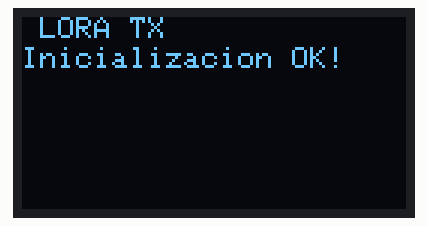
This sketch was run on a simulated ESP32. On the bench: 128×64 one-colour display. Random numbers use the default seed unless the sketch sets one; no radio packets arrive unless stated; what the sketch prints to the serial monitor is not drawn.

Above: at 0.2 s.
At 2.2 s:
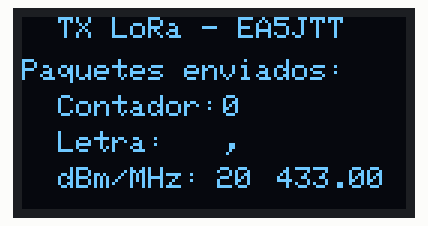
At 6.6 s:
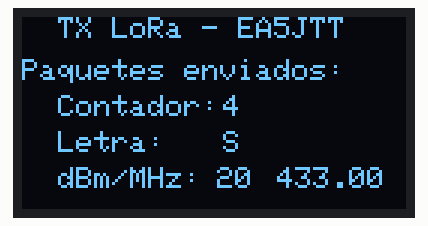
At 17.4 s:
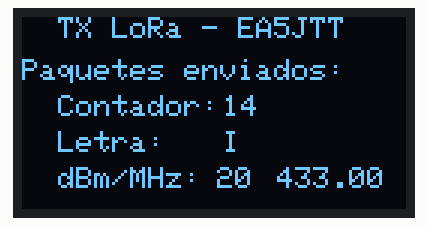
At 26.1 s:
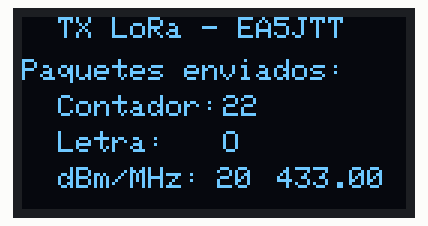
At 37.0 s:
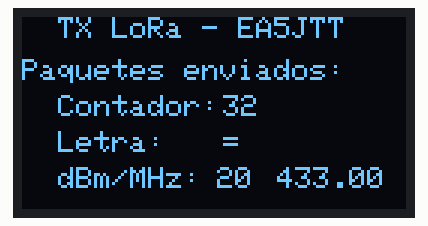

The sketch:

TX_LoRa_TXT.ino
```cpp
// Programa original de Club Robotica Granada
// https://clubroboticagranada.github.io/democratizandoCansat/comunicaciones_lora.html
// Modificado por EA5JTT
// 20250303 Mofificados pinout y reboot continuo para LilyGo T-Display (Lilygo ESP32 LoRa433 T3V161)
// 20250303 Envio letras aleatorias
//
/*
 * Copyright (C) 2025 Juan Pablo Sanchez EA5JTT
 *
 * This program is free software; you can redistribute it and/or modify
 * it under the terms of the GNU General Public License version 2
 * as published by the Free Software Foundation.
 *
 * This program is distributed in the hope that it will be useful,
 * but WITHOUT ANY WARRANTY; without even the implied warranty of
 * MERCHANTABILITY or FITNESS FOR A PARTICULAR PURPOSE. See the
 * GNU General Public License for more details.
 *
 * You should have received a copy of the GNU General Public License
 * along with this program; if not, write to the Free Software
 * Foundation, Inc., 59 Temple Place, Suite 330, Boston, MA 02111-1307 USA
 */
//Libraries for LoRa
#include <SPI.h>
#include <LoRa.h>

//Libraries for OLED Display
#include <Wire.h>
#include <Adafruit_GFX.h>
#include <Adafruit_SSD1306.h>

#define LED 25

//define the pins used by the LoRa transceiver module
#define SCK 5
#define MISO 19
#define MOSI 27
#define SS 18
//#define RST 23
#define RST 12
#define DIO0 26

// LoRa frecuency
//
// EU433 (433.05 - 434.79 MHz) (Free transmision)
// ETSI has defined 433 to 434 MHz frequency band for LoRa application.
// It uses 433.175 MHz, 433.375 MHz and 433.575 MHz frequency channels.
//
// EU863 (863 - 870 MHz) (Free transmision)
//
// REST WORLD:
//433E6 for Asia
// 866E6 for Europe
// 915E6 for North America
//
// HAM band (only with license)
// 2m 144 - 146 MHz Beacon in 144.400 - 144.491
// 70 cm 430 - 440 MHz BEacon in 432.400 - 432.490
//
// PMR band (Free transmision)
// PMR 446 446.400 - 446.490


//#define BAND 866E6
#define BAND 433E6
// Max TX Power in Lyligo ESP32 LoRa is 20 dBm = 100 mW
// Tested:  11dBm 12,5 mW, 14 25 mW, 17dBm 50 mW, 20 dBm 100 mW
#define TX_DBM 20

//OLED pins
#define OLED_SDA 21
#define OLED_SCL 22
#define OLED_RST 16
#define SCREEN_WIDTH 128 // OLED display width, in pixels
#define SCREEN_HEIGHT 64 // OLED display height, in pixels

//contador de tiempo
int counter=0;
String letra=" ";

// for random characters generation
const char alphabet[] = "ABCDEFGHIJKLMNOPQRSTUVWXYZ0123456789.,;:/?=";
const int alphabetLength = sizeof(alphabet) - 1;  // -1 para evitar el carácter nulo

//creacion de pantalla (objeto display)
Adafruit_SSD1306 display(SCREEN_WIDTH, SCREEN_HEIGHT, &Wire, OLED_RST);


void setup() {

  Serial.begin(115200);
  Serial.println("Prueba de envio LoRa");

  //reset OLED display via software
  //pinMode(OLED_RST, OUTPUT);
  //digitalWrite(OLED_RST, LOW);
  //delay(20);
  //digitalWrite(OLED_RST, HIGH);

  //initialize OLED
  Wire.begin(OLED_SDA, OLED_SCL);
  if(!display.begin(SSD1306_SWITCHCAPVCC, 0x3c, false, false)) { // Address 0x3C for 128x32
    Serial.println(F("SSD1306 allocation failed"));
    for(;;); // Don't proceed, loop forever
  }

  display.clearDisplay();
  display.setTextColor(WHITE);
  display.setTextSize(1);
  display.setCursor(0,0);
  display.print(" LORA TX ");
  display.display();

  //SPI LoRa pins
  SPI.begin(SCK, MISO, MOSI, SS);
  //setup LoRa transceiver module
  LoRa.setPins(SS, RST, DIO0);

  if (!LoRa.begin(BAND)) {
    display.setCursor(0,10);
    display.print("Starting LoRa failed!");
    display.display();
    Serial.println("Starting LoRa failed!");
    while (1);
    randomSeed(analogRead(0));
  }
  //Serial.println("LoRa Inicializacion OK!");
  LoRa.setTxPower(TX_DBM);
  display.setCursor(0,10);
  display.print("Inicializacion OK!");
  display.display();
  delay(2000);
}

void loop() {
  digitalWrite(LED, HIGH);  // LED on
  envia_lora();
  envia_oled();
  counter++;
  digitalWrite(LED, LOW);  // LED off
  delay(1000);
}
//funciones

void envia_lora(){//Send LoRa packet to receiver
  LoRa.beginPacket();
  int randomIndex1 = random(0, alphabetLength);
  letra = alphabet[randomIndex1];  // Array for character and terminal sign
  LoRa.print(letra);
  LoRa.endPacket();
}

void envia_oled(){
  display.clearDisplay();

  display.setCursor(0,0);
  display.println("  TX LoRa - EA5JTT");

  display.setCursor(0,14);
  display.setTextSize(1);
  display.print("Paquetes enviados: ");

  display.setCursor(0,26);
  display.print("  Contador: ");
  display.setCursor(67,26);
  display.print(counter);

  display.setCursor(0,38);
  display.print("  Letra: ");
  display.setCursor(67,38);
  display.print(letra);

     display.setCursor(0, 50);
    display.print("  dBm/MHz:");
    display.setCursor(65, 50);
    display.print(TX_DBM);
    display.setCursor(85, 50);
    //display.print(BAND);
    // Formatear BAND para mostrarlo como "433.00"
  char bandStr[10]; // Suficiente espacio para "433.00" + terminador nulo
  dtostrf(BAND / 1000000.0, 3, 2, bandStr); // 3 dígitos en total, 2 después del punto decimal
  display.print(bandStr);


  display.display();
}
```

Measured:
- what the display in image 0 shows lasts 2.1 s, from 0.1 s to 2.2 s
- what the display in image 1 shows lasts 1.1 s, from 2.2 s to 3.3 s
